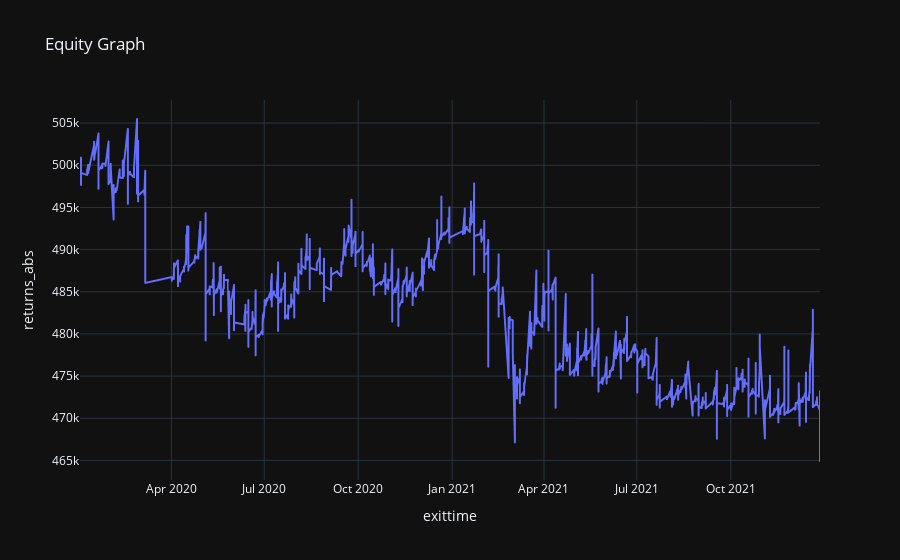

Source (notebook cell):
### Code cell
filename = 'IronCondorBaseBackfilled'
res_pos1 = backtesting_final_per_pos('', Orders.sort_values(by='exittime').reset_index(drop=True),1,'No', filename,500000)

### Figure 1 — Plotly figure (JSON) as saved in the notebook; plotly's stock layout.template omitted (floating-point values rounded to 4 significant figures; data arrays with more than 128 entries replaced by an {"elided": "..."} marker saying what was removed)
{"data": [{"hovertemplate": "exittime=%{x}<br>returns_abs=%{y}<extra></extra>", "legendgroup": "", "line": {"color": "#636efa", "dash": "solid"}, "marker": {"symbol": "circle"}, "mode": "lines", "name": "", "showlegend": false, "type": "scattergl", "x": {"elided": "1648 str values"}, "xaxis": "x", "y": {"elided": "1648 float values"}, "yaxis": "y"}], "layout": {"legend": {"tracegroupgap": 0}, "title": {"text": "Equity Graph"}, "xaxis": {"anchor": "y", "domain": [0, 1], "title": {"text": "exittime"}}, "yaxis": {"anchor": "x", "domain": [0, 1], "title": {"text": "returns_abs"}}}}
